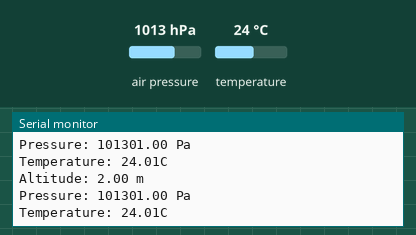
Bench run of a sketch on a simulated Arduino Uno, built with avr-gcc and run on an emulated ATmega328P. On the bench: the last lines printed to the serial monitor. Wiring (inferred from the names in the program): BMP180 pressure sensor at I2C address 0x77. The inputs (shaded band) are chosen by the test bench; at power-on: air pressure 1013 hPa, temperature 24 °C.

Above: at 1.2 s.
1.3 s: air pressure set to 952 hPa
At 2.6 s:
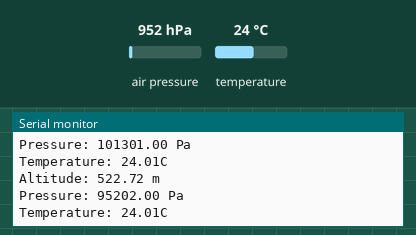
2.8 s: temperature set to 12 °C
At 3.9 s:
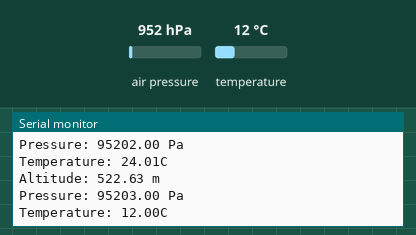
4.3 s: air pressure set to 975 hPa
At 5.5 s:
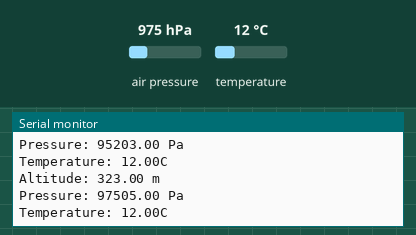
Timing chart, 0 to 7.3 s (numbered marks = the images above; inputs shaded):
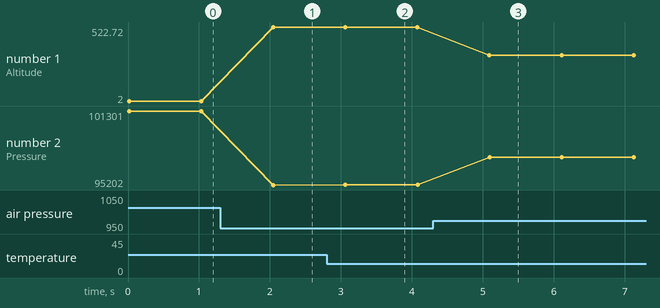

Measured:
- after the input at 1.3 s, the serial monitor: prints a new line after 0.75 s (image 1)
- after the input at 2.8 s, the serial monitor: prints a new line after 0.26 s (image 2)
- after the input at 4.3 s, the serial monitor: prints a new line after 0.79 s (image 3)
- plotted number 1: 2 → 522.72 after the input at 1.3 s, 522.72 → 522.63 after the input at 2.8 s, 522.63 → 323 after the input at 4.3 s
- plotted number 2: 101301 → 95202 after the input at 1.3 s, 95202 → 95203 after the input at 2.8 s, 95203 → 97505 after the input at 4.3 s

The sketch:

gy_65.ino
```cpp
// gy_65.ino - print altitude, pressure and temperature with GY-65 BMP085
// (c) BotBook.com - Karvinen, Karvinen, Valtokari

#include <Wire.h>
#include <gy_65.h>	// <1>

void setup() {
  Serial.begin(115200);
  readCalibrationData(); // <2>
}

void loop() {
  float temp = readTemperature();
  float pressure = readPressure();	// <3>
  float altitude = calculateAltitude(pressure);	// <4>

  Serial.print("Altitude: ");
  Serial.print(altitude,2);
  Serial.println(" m");
  Serial.print("Pressure: ");
  Serial.print(pressure,2);
  Serial.println(" Pa");
  Serial.print("Temperature: ");
  Serial.print(temp,2);
  Serial.println("C");
  delay(1000);
}
```

gy_65.h
```cpp
// gy_65.h - library for altitude, pressure and temperature with GY-65 BMP085
// (c) BotBook.com - Karvinen, Karvinen, Valtokari

void readCalibrationData();
float readTemperature();
float readPressure();
float calculateAltitude(float pressure);
```
